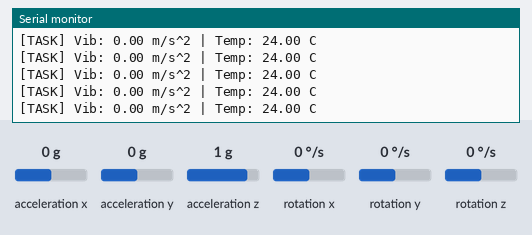
Simulated run of this sketch. Board: ESP32. Parts: the last lines printed to the serial monitor. Wiring (inferred from the names in the program): MPU-6050 motion sensor at I2C address 0x68. The test bench sets the inputs (shaded band); at power-on: acceleration x 0 g, acceleration y 0 g, acceleration z 1 g, rotation x 0 °/s, rotation y 0 °/s, rotation z 0 °/s. Nothing arrives over Bluetooth unless stated; a phone connects over Bluetooth LE 3 s after start.

Above: at 1.2 s.
1.3 s: acceleration x set to -1.4 g
At 3.12 s:
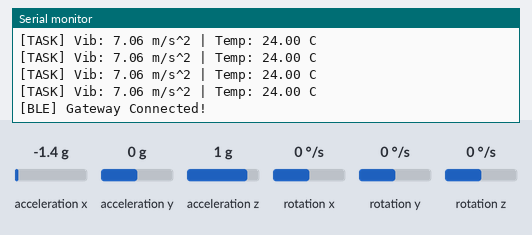
4.3 s: acceleration y set to -1.4 g
At 4.3 s:
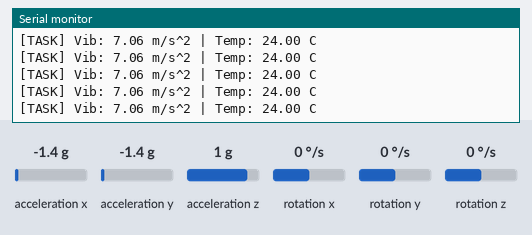
5.8 s: acceleration z set to -1.4 g
At 5.92 s:
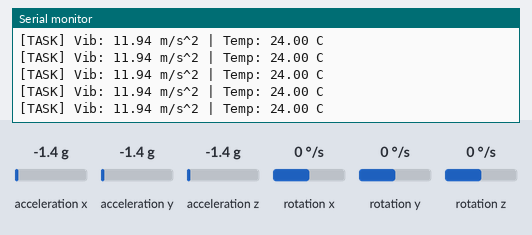
Timing chart, 0 to 8.8 s (numbered marks = the images above; inputs shaded):
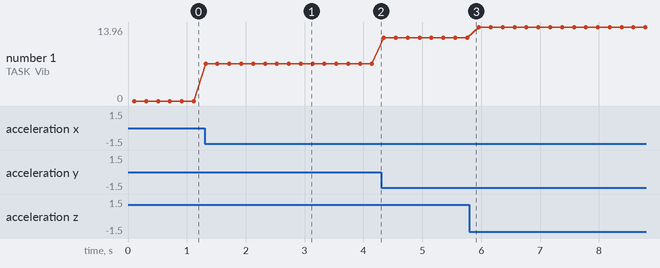

The sketch:

firmware_sensor.ino
```cpp
/**
 * @file Node_Sensor_Final.ino
 * @brief Firmware Sensor Node untuk Proyek IOT22-SmartGuard.
 *
 * @details
 * Kode ini mengimplementasikan pembacaan sensor inersia (MPU6050)
 * untuk mendeteksi anomali getaran dan suhu pada mesin industri.
 * Data dikirim secara nirkabel (BLE) dan node akan tidur otomatis
 * jika mesin mati untuk menghemat baterai.
 *
 * @modules_implemented
 * [Modul 1-5] FreeRTOS: Penggunaan xTaskCreate, vTaskDelay, vTaskDelete.
 * [Modul 6]   Bluetooth: Implementasi BLE Server dan Notify.
 * [Modul 8]   Power Mgmt: Implementasi Deep Sleep & Wakeup Timer.
 * [Extra]     I2C Protocol: Akses register sensor manual (Raw Data).
 *
 * @author Kelompok 22
 * @date December 2025
 */

#include <Arduino.h>
#include <BLEDevice.h>
#include <BLEUtils.h>
#include <BLEServer.h>
#include <Wire.h> // Library komunikasi I2C (Bawaan Arduino)

// =========================================================
// 1. KONFIGURASI SISTEM (User Config)
// =========================================================

// --- Identitas BLE (UUID) ---
// Note: UUID ini HARUS SAMA PERSIS dengan yang ada di Gateway
#define SERVICE_UUID        "4fafc201-1fb5-459e-8fcc-c5c9c331914b"
#define CHAR_UUID           "beb5483e-36e1-4688-b7f5-ea07361b26a8"

// --- Konfigurasi Sensor (MPU6050) ---
#define MPU_ADDR            0x68  // Alamat I2C MPU6050 (Default)
#define I2C_SDA_PIN         21    // Pin Data
#define I2C_SCL_PIN         22    // Pin Clock

// --- Manajemen Daya (Deep Sleep) ---
// Jika getaran < 1.2 m/s^2 selama 30 detik, masuk mode tidur.
#define THRESHOLD_IDLE      1.2
#define TIME_TO_SLEEP_MS    30000
#define SLEEP_DURATION_SEC  10

// =========================================================
// 2. VARIABEL GLOBAL (RTOS Shared Resources)
// =========================================================
BLECharacteristic *pCharacteristic;
bool deviceConnected = false;
unsigned long lastMotionTime = 0; // Timer deteksi diam

// =========================================================
// 3. FUNGSI HELPER (Hardware Abstraction)
// =========================================================

/**
 * @brief Membangunkan MPU6050 dari mode sleep default-nya.
 * Menulis ke register Power Management 1 (0x6B).
 */
void setupMPU_Manual() {
  Wire.beginTransmission(MPU_ADDR);
  Wire.write(0x6B);  // PWR_MGMT_1 register
  Wire.write(0);     // set to zero (wakes up the MPU-6050)
  Wire.endTransmission(true);
  delay(100);        // Stabilisasi
}

/**
 * @brief Callback untuk event koneksi BLE
 * Mengelola status koneksi agar sistem tahu kapan harus kirim data.
 */
class MyServerCallbacks: public BLEServerCallbacks {
    void onConnect(BLEServer* pServer) {
      deviceConnected = true;
      Serial.println(F("[BLE] Gateway Connected!"));
    };
    void onDisconnect(BLEServer* pServer) {
      deviceConnected = false;
      // Modul 6: Restart advertising agar Gateway bisa connect ulang otomatis
      BLEDevice::startAdvertising();
      Serial.println(F("[BLE] Disconnected. Re-advertising..."));
    }
};

// =========================================================
// 4. RTOS TASK: LOGIKA UTAMA SENSOR
// =========================================================
// Task ini menggantikan void loop() untuk memenuhi standar RTOS.
void TaskSensorLogic(void *pvParameters) {

  // Buffer untuk menyimpan string data yang akan dikirim
  char txBuffer[20];

  // Inisialisasi MPU di dalam Task
  setupMPU_Manual();

  for(;;) { // Infinite Loop (Standar FreeRTOS)

    // --- LANGKAH 1: Request Data Raw dari MPU6050 ---
    // Kita baca mulai dari register 0x3B (ACCEL_XOUT_H)
    // Total 14 register berurutan: Accel(6) + Temp(2) + Gyro(6)
    Wire.beginTransmission(MPU_ADDR);
    Wire.write(0x3B);
    Wire.endTransmission(false);
    Wire.requestFrom(MPU_ADDR, 14, true);

    // --- LANGKAH 2: Baca & Parsing Data (Bit Shifting) ---
    // Baca Accelerometer (X, Y, Z)
    int16_t AcX = Wire.read() << 8 | Wire.read();
    int16_t AcY = Wire.read() << 8 | Wire.read();
    int16_t AcZ = Wire.read() << 8 | Wire.read();

    // Baca Temperature
    int16_t TmpRaw = Wire.read() << 8 | Wire.read();

    // Baca Gyroscope (Kita baca tapi tidak dipakai, agar buffer bersih)
    Wire.read(); Wire.read(); Wire.read(); Wire.read(); Wire.read(); Wire.read();

    // --- LANGKAH 3: Kalkulasi Fisika ---

    // A. Konversi Suhu (Rumus dari Datasheet MPU6050)
    // Temperature in degrees C = (TEMP_OUT Register Value as a signed quantity)/340 + 36.53
    float temperature = (TmpRaw / 340.0) + 36.53;

    // B. Konversi Akselerometer & Vektor Getaran
    // Skala default +/- 2g = 16384 LSB/g
    float ax = AcX / 16384.0 * 9.8; // Konversi ke m/s^2
    float ay = AcY / 16384.0 * 9.8;
    float az = AcZ / 16384.0 * 9.8;

    // Hitung Magnitude Vektor Total = sqrt(x^2 + y^2 + z^2)
    float totalAccel = sqrt(pow(ax, 2) + pow(ay, 2) + pow(az, 2));

    // Filter Gravitasi: Kurangi 9.8 m/s^2 agar saat diam nilainya mendekati 0
    float vibrationIndex = fabs(totalAccel - 9.8);

    // --- LANGKAH 4: Kirim Data via BLE (Modul 6) ---
    // Format Protokol: "GETARAN,SUHU" (Contoh: "1.25,43.20")
    snprintf(txBuffer, sizeof(txBuffer), "%.2f,%.2f", vibrationIndex, temperature);

    if (deviceConnected) {
        pCharacteristic->setValue(txBuffer);
        pCharacteristic->notify(); // Push Notification ke Gateway
    }

    // Debugging ke Serial Monitor
    Serial.printf("[TASK] Vib: %.2f m/s^2 | Temp: %.2f C\n", vibrationIndex, temperature);

    // --- LANGKAH 5: Power Management (Modul 8) ---
    // Logika: Jika getaran > threshold, berarti mesin AKTIF. Reset timer idle.
    if (vibrationIndex > THRESHOLD_IDLE) {
      lastMotionTime = millis();
    }

    // Cek apakah sudah diam melebihi batas waktu?
    if (millis() - lastMotionTime > TIME_TO_SLEEP_MS) {
      Serial.println(F("[POWER] Machine Idle Timeout. Entering Deep Sleep..."));
      Serial.flush(); // Tunggu print selesai

      // Matikan BLE & I2C
      BLEDevice::deinit();

      // Konfigurasi Timer Wakeup (Bangun setelah X detik)
      esp_sleep_enable_timer_wakeup(SLEEP_DURATION_SEC * 1000000ULL);

      // Masuk Mode Deep Sleep (CPU Mati, Hemat Baterai)
      esp_deep_sleep_start();
    }

    // RTOS Delay: Memberi waktu istirahat pada CPU (200ms = 5Hz Sampling)
    vTaskDelay(pdMS_TO_TICKS(200));
  }
}

// =========================================================
// 5. SETUP UTAMA
// =========================================================
void setup() {
  // Init Serial Monitor
  Serial.begin(115200);

  // Init I2C Manual (Paksa Pin 21 & 22 agar stabil)
  Wire.begin(I2C_SDA_PIN, I2C_SCL_PIN);
  Wire.setClock(100000); // Set kecepatan 100kHz (Standard Mode)

  Serial.println(F("\n--- IOT22-SmartGuard Sensor Node (Final) ---"));

  // Init BLE (Modul 6)
  Serial.println(F("[INIT] Starting BLE Server..."));
  BLEDevice::init("SMARTGUARD_NODE"); // Nama Device yang muncul saat scan
  BLEServer *pServer = BLEDevice::createServer();
  pServer->setCallbacks(new MyServerCallbacks());

  // Buat Service BLE
  BLEService *pService = pServer->createService(SERVICE_UUID);

  // Buat Characteristic (Wadah Data)
  pCharacteristic = pService->createCharacteristic(
                      CHAR_UUID,
                      BLECharacteristic::PROPERTY_READ |
                      BLECharacteristic::PROPERTY_NOTIFY
                    );
  pService->start();

  // Mulai Advertising (Menyebar Sinyal)
  BLEAdvertising *pAdvertising = BLEDevice::getAdvertising();
  pAdvertising->addServiceUUID(SERVICE_UUID);
  pAdvertising->setScanResponse(true);
  pAdvertising->setMinPreferred(0x06);
  pAdvertising->setMinPreferred(0x12);
  BLEDevice::startAdvertising();

  Serial.println(F(">> SYSTEM READY. Waiting for Gateway connection..."));

  lastMotionTime = millis();

  // Create FreeRTOS Task (Modul 1-5)
  // Menjalankan logika sensor di Core 1 (Application Core)
  xTaskCreatePinnedToCore(
    TaskSensorLogic,   // Fungsi Task
    "SensorTask",      // Nama Task
    4096,              // Stack Size (4KB)
    NULL,              // Parameter
    1,                 // Prioritas (1 = Normal)
    NULL,              // Handle Task
    1                  // Core ID
  );
}

// =========================================================
// 6. MAIN LOOP
// =========================================================
void loop() {
  // Loop Dikosongkan & Dihapus (Sesuai kaidah RTOS Praktikum)
  // Ini menghemat memori karena task 'loop' default akan dimatikan.
  vTaskDelete(NULL);
}
```

Measured:
- after the input at 1.3 s, the serial monitor: prints a new line at once (image 1)
- plotted number 1: 0 → 7.06 after the input at 1.3 s, 7.06 → 11.94 after the input at 4.3 s, 11.94 → 13.96 after the input at 5.8 s
